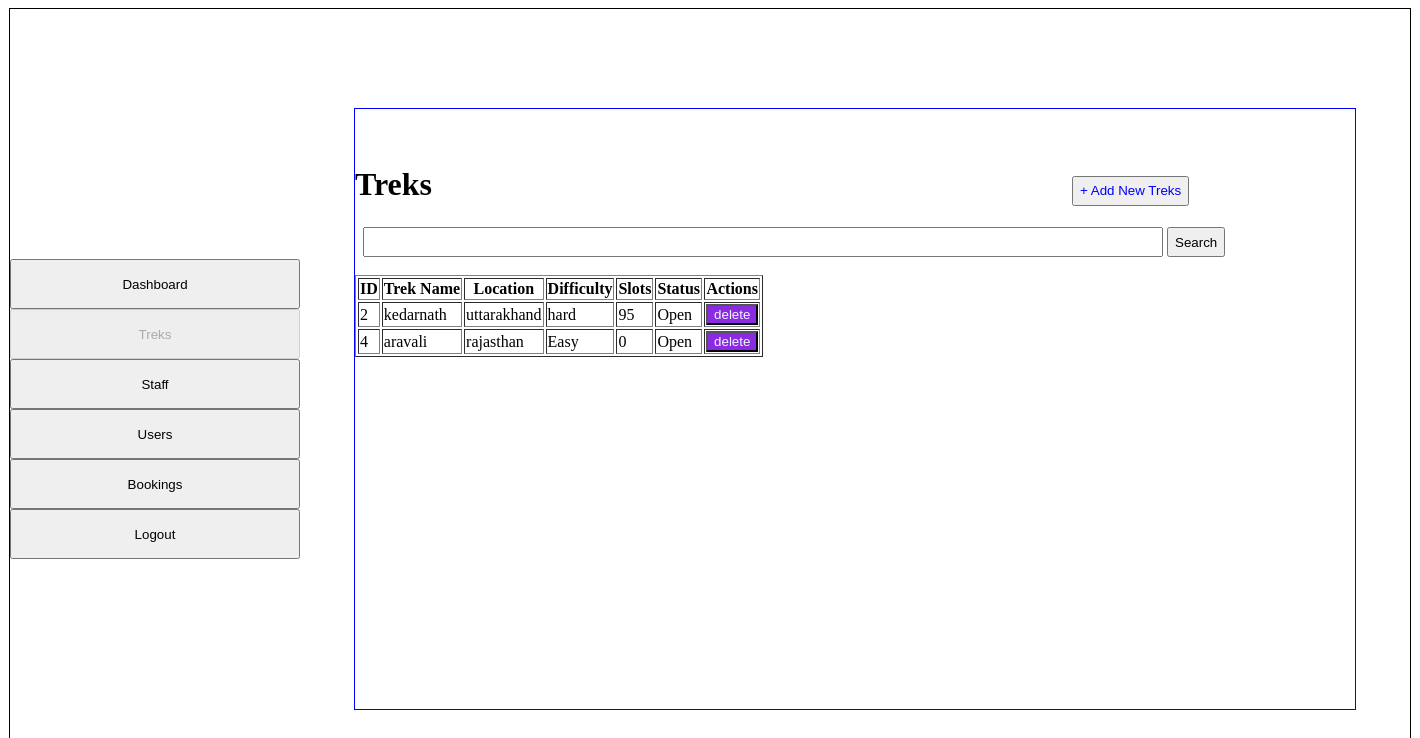
Before: /manage_treks with the older database file.
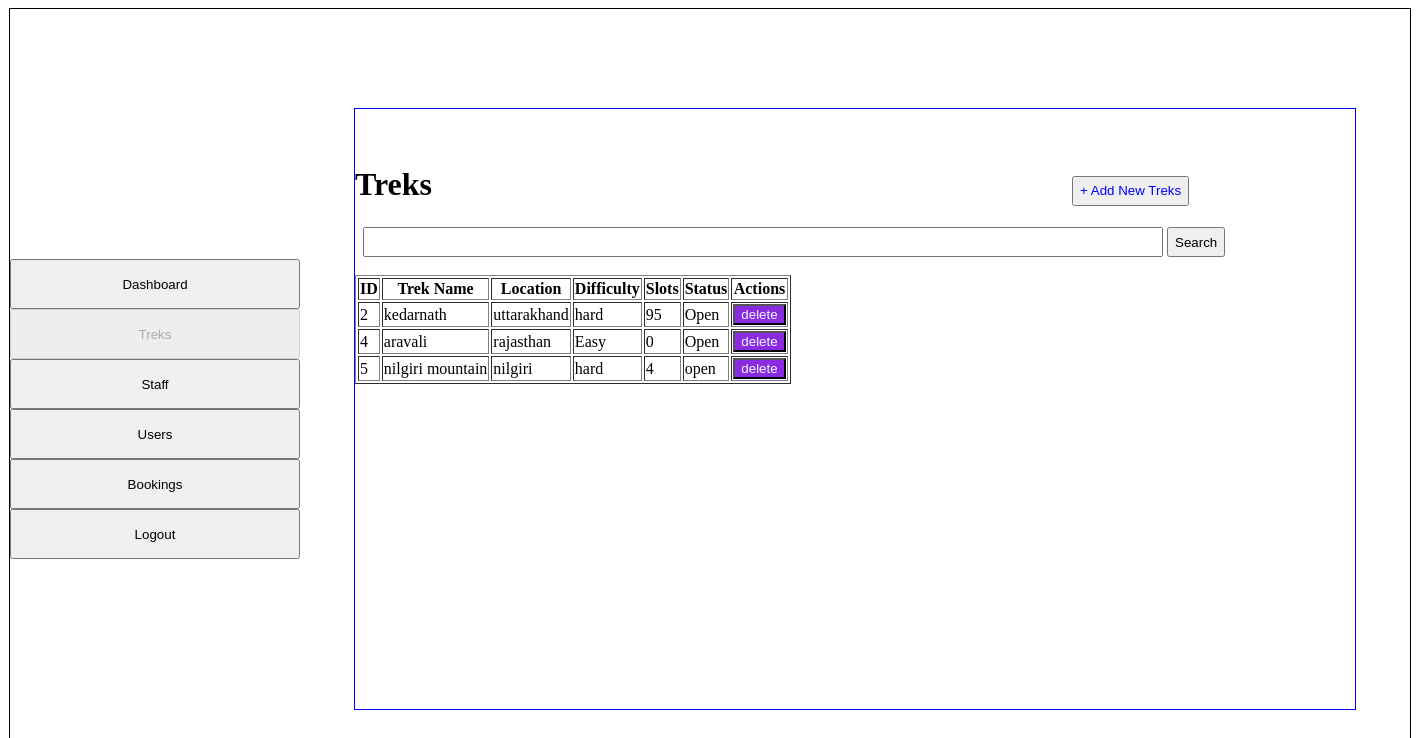
After: the same page with the newer database file.
### models.py (models this page shows)
class Trek(db.Model):
    __tablename__ = "treks"
    trek_id = db.Column(db.Integer, primary_key=True)
    trek_name = db.Column(db.String(200), nullable=False)
    location = db.Column(db.String(100), nullable=False)
    difficulty = db.Column(db.String(50), nullable=False)
    duration = db.Column(db.String(50), nullable=False)
    start_date = db.Column(db.Date, nullable=False)
    end_date = db.Column(db.Date, nullable=False)
    total_slots = db.Column(db.Integer, nullable=False)
    available_slots = db.Column(db.Integer, nullable=False)
    status = db.Column(db.String(20), nullable=False)
    description = db.Column(db.String(500), nullable=False)
    assigned_staff_id = db.Column(db.Integer, db.ForeignKey("users.user_id"), nullable=True)
    bookings = db.relationship("Booking", cascade="all,delete", backref="trek")

### app.py (the view)
@app.route('/manage_treks', methods=['GET', 'POST'])
def manageadmin():
    search_query = request.form.get("search")
    if search_query:
        data3 = db.session.query(Trek).filter(
            (Trek.trek_name.like(f"%{search_query}%")) |
            (Trek.location.like(f"%{search_query}%"))
        ).all()
    else:
        data3 = get_trek_data()
    return render_template("manage_treks.html", trekdata=data3)

### app.py (called while the page is built)
def get_trek_data():
    all_treks = db.session.query(Trek).all()
    return all_treks

### templates/manage_treks.html (shortened to what this page needs)
{% extends "base.html" %}
{% block sidebar %}
<a href="/admin_dashboard"><input type="button" value="Dashboard" style="width: 290px; height: 50px; margin: 0 auto;"></a><br>
<a href="/manage_treks"><input type="button" value="Treks" style="width: 290px; height: 50px; margin: 0 auto;" disabled></a><br>
<a href="/all_staffs"><input type="button" value="Staff" style="width: 290px; height: 50px; margin: 0 auto;"></a><br>
<a href="/all_users"><input type="button" value="Users" style="width: 290px; height: 50px; margin: 0 auto;"></a><br>
<a href="/bookings"><input type="button" value="Bookings" style="width: 290px; height: 50px; margin: 0 auto;"></a><br>
<a href="/logout"><input type="button" value="Logout" style="width: 290px; height: 50px; margin: 0 auto;"></a>
{% endblock %}
{% block content %}
<h1>Treks
&nbsp;&nbsp;&nbsp;&nbsp;&nbsp;&nbsp;&nbsp;&nbsp;&nbsp;&nbsp;&nbsp;&nbsp;&nbsp;&nbsp;&nbsp;&nbsp;&nbsp;&nbsp;
&nbsp;&nbsp;&nbsp;&nbsp;&nbsp;&nbsp;&nbsp;&nbsp;&nbsp;&nbsp;&nbsp;&nbsp;&nbsp;&nbsp;&nbsp;&nbsp;&nbsp;&nbsp;&nbsp;
&nbsp;&nbsp;&nbsp;&nbsp;&nbsp;&nbsp;&nbsp;&nbsp;&nbsp;&nbsp;&nbsp;&nbsp;&nbsp;&nbsp;&nbsp;&nbsp;&nbsp;&nbsp;&nbsp;
&nbsp;&nbsp;&nbsp;&nbsp;&nbsp;&nbsp;&nbsp;&nbsp;&nbsp;&nbsp;&nbsp;&nbsp;&nbsp;&nbsp;&nbsp;&nbsp;&nbsp;&nbsp;&nbsp;
    <a href="/add_edit_trek"><input type="button" value="+ Add New Treks" style="color:blue; height: 30px;"></a>
</h1>
<form method="POST" action="" style="margin: auto;">
   &nbsp; <input type="search" name="search" id="search" style="width: 800px; height: 30px;">
    <input type="submit" value="Search" style="height: 30px;">
</form>
<br>
    <table border="1px solid black" >
    <tr>
        <th>ID</th>
        <th>Trek Name</th>
        <th>Location</th>
        <th>Difficulty</th>
        <th>Slots</th>
        <th>Status</th>
        <th>Actions</th>
    </tr>
    {% for t in trekdata %}
    <tr>
        <td>{{ t.trek_id }}</td>
        <td>{{ t.trek_name }}</td>
        <td>{{ t.location }}</td>
        <td>{{ t.difficulty }}</td>
        <td>{{ t.available_slots }}</td>
        <td>{{ t.status }}</td>
        <td>
            <a href="/delete_trek/{{ t.trek_id }}"><input type="button" value="delete" style="background-color: blueviolet; color: aliceblue;"></a>        </td>
    </tr>
    {% endfor %}
</table>
{% endblock %}

Changed rows visible on the page:
added Trek: trek_id "5", trek_name "nilgiri mountain", location "nilgiri", difficulty "hard", available_slots "4", status "open"
